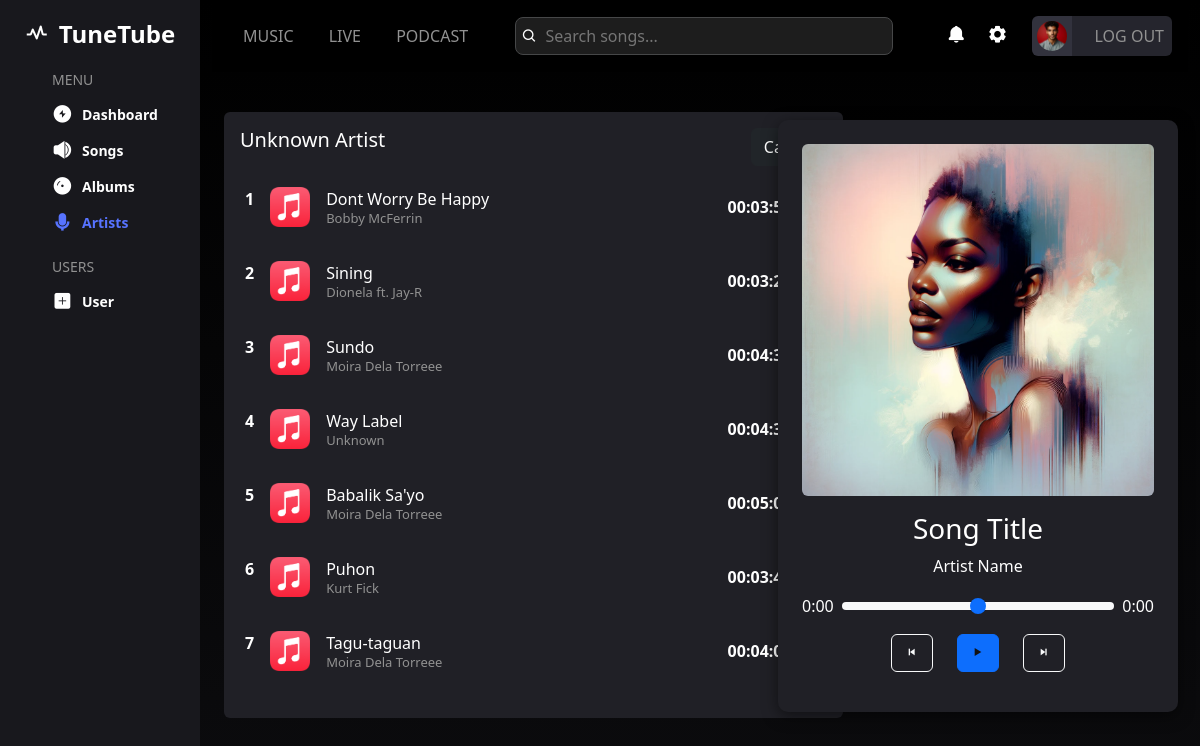
Screenshot of /admin/artist-songs.php (signed in) with the database file from the repository.
### tables this page shows
CREATE TABLE `songs` (
  `SongID` int(100) NOT NULL,
  `Title` varchar(200) NOT NULL,
  `Duration` time DEFAULT NULL,
  `FilePath` varchar(200) NOT NULL,
  `AlbumID` int(100) DEFAULT NULL,
  `ArtistID` int(100) DEFAULT NULL
);

CREATE TABLE `artists` (
  `ArtistID` int(100) NOT NULL,
  `Name` varchar(200) NOT NULL,
  `Genre` varchar(100) DEFAULT NULL
);

### admin/database/fetch-artist-songs.php (the view, shortened to what this page needs)
<?php
include('../db/dbconfig.php');
$query = "SELECT songs.*, artists.Name AS ArtistName
          FROM songs
          LEFT JOIN artists ON songs.ArtistID = artists.ArtistID";
$query .= " ORDER BY songs.SongID ASC";
$result = mysqli_query($connection, $query);
if (mysqli_num_rows($result) > 0) {
    $counter = 1;
    while ($row = mysqli_fetch_assoc($result)) {
        $dataFile = "../" . $row['FilePath'];
        echo "<div class='item d-flex justify-content-between align-items-center mb-4 song-row'
              data-title='" . htmlspecialchars($row['Title']) . "'
              data-artist='" . htmlspecialchars($row['ArtistName'] ? $row['ArtistName'] : 'Unknown') . "'
                data-file='" . htmlspecialchars($dataFile) . "'
              data-song-id='" . $row['SongID'] . "'>";
        echo "<div class='info1 d-flex align-items-center gap-3'>";
        echo "<p class='fw-bold'>" . $counter++ . "</p>";
        echo "<img src='img/song-bg.png' class='img-fluid' style='width: 40px; height: 40px;'>";
        echo "<div class='details'>";
        echo "<p class='mb-0 text'>" . htmlspecialchars($row['Title']) . "</p>";
        echo "<h5 class='mb-0'>" . htmlspecialchars($row['ArtistName'] ? $row['ArtistName'] : 'Unknown') . "</h5>";
        echo "</div>";
        echo "</div>";
        echo "<div class='d-flex align-items-center'>";
        echo "<p class='fw-bold mb-0'>" . htmlspecialchars($row['Duration']) . "</p>";
        echo "<button class='btn dropdown-toggle' type='button' id='songDropdown" . $row['SongID'] . "' data-bs-toggle='dropdown' aria-expanded='false' title='Options' onclick='event.stopPropagation()'>";
        echo "</button>";
        echo "</div>";
        echo "</div>";
    }
} else {
    echo "<div class='no-songs-message text-center' style='width: 100%; height: 100%; display: flex; justify-content: center; align-items: center;'>";
    echo "<p>No songs available.</p>";
    echo "</div>";
}
?>

### admin/css/style.css (style rules this page uses)
body { background: linear-gradient(#000000, #18181d); color: #ffffff; }
.song-row { cursor: pointer; transition: background-color 0.3s ease; padding: 5px; border-radius: 5px; }

### admin/css/dashboard.css (style rules this page uses)
body { color: #fff; background-color: #121212; }
.info1 h5 { font-size: 13px; color: #919191; }

### admin/database/fetch-artist-songs.php (style rules this page uses)
.btn.dropdown-toggle::after { display: none; }
.btn.dropdown-toggle { padding-right: 0; }

### rows the page displays
songs: Title "Dont Worry Be Happy", ArtistID.Name "Bobby McFerrin", Duration "00:03:51"
songs: Title "Sining", ArtistID.Name "Dionela ft. Jay-R", Duration "00:03:20"
songs: Title "Sundo", ArtistID.Name "Moira Dela Torreee", Duration "00:04:35"
songs: Title "Way Label", ArtistName "Unknown", Duration "00:04:34"
songs: Title "Babalik Sa'yo", ArtistID.Name "Moira Dela Torreee", Duration "00:05:07"
songs: Title "Puhon", ArtistID.Name "Kurt Fick", Duration "00:03:47"
songs: Title "Tagu-taguan", ArtistID.Name "Moira Dela Torreee", Duration "00:04:06"

### other values shown
$artistName "Unknown Artist"
